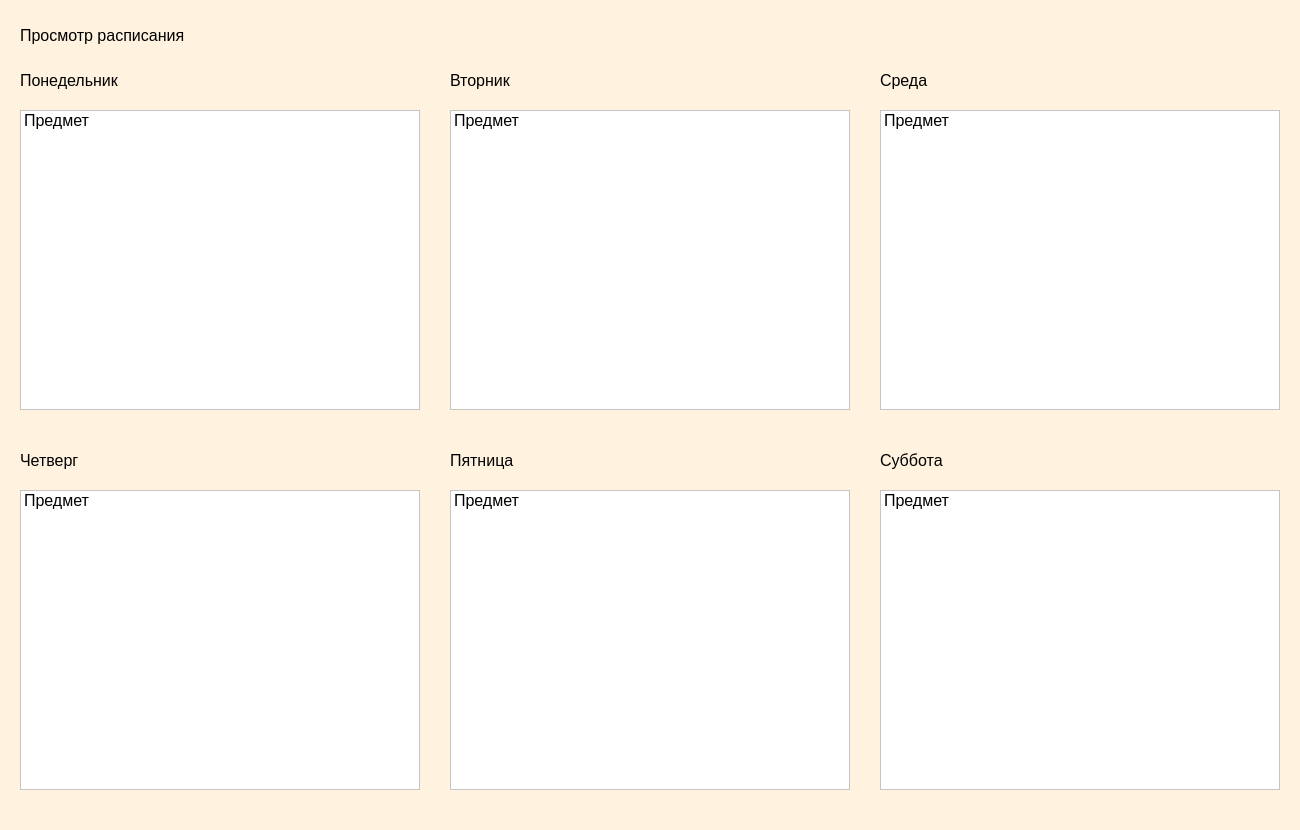
<?xml version="1.0" encoding="UTF-8"?>
<ui version="4.0">
 <class>Form</class>
 <widget class="QWidget" name="Form">
  <property name="geometry">
   <rect>
    <x>0</x>
    <y>0</y>
    <width>1300</width>
    <height>830</height>
   </rect>
  </property>
  <property name="windowTitle">
   <string>Form</string>
  </property>
  <property name="styleSheet">
   <string notr="true">background-color: rgb(255, 242, 222);</string>
  </property>
  <widget class="QLabel" name="label">
   <property name="geometry">
    <rect>
     <x>20</x>
     <y>60</y>
     <width>191</width>
     <height>41</height>
    </rect>
   </property>
   <property name="font">
    <font>
     <pointsize>12</pointsize>
    </font>
   </property>
   <property name="text">
    <string>Понедельник</string>
   </property>
  </widget>
  <widget class="QListWidget" name="list_monday">
   <property name="geometry">
    <rect>
     <x>20</x>
     <y>110</y>
     <width>400</width>
     <height>300</height>
    </rect>
   </property>
   <property name="font">
    <font>
     <pointsize>12</pointsize>
    </font>
   </property>
   <property name="styleSheet">
    <string notr="true">background-color: rgb(255, 255, 255);</string>
   </property>
   <item>
    <property name="text">
     <string>Предмет</string>
    </property>
    <property name="font">
     <font>
      <pointsize>12</pointsize>
     </font>
    </property>
   </item>
  </widget>
  <widget class="QListWidget" name="list_tuesday">
   <property name="geometry">
    <rect>
     <x>450</x>
     <y>110</y>
     <width>400</width>
     <height>300</height>
    </rect>
   </property>
   <property name="font">
    <font>
     <pointsize>12</pointsize>
    </font>
   </property>
   <property name="styleSheet">
    <string notr="true">background-color: rgb(255, 255, 255);</string>
   </property>
   <item>
    <property name="text">
     <string>Предмет</string>
    </property>
    <property name="font">
     <font>
      <pointsize>12</pointsize>
     </font>
    </property>
   </item>
  </widget>
  <widget class="QListWidget" name="list_wednesday">
   <property name="geometry">
    <rect>
     <x>880</x>
     <y>110</y>
     <width>400</width>
     <height>300</height>
    </rect>
   </property>
   <property name="font">
    <font>
     <pointsize>12</pointsize>
    </font>
   </property>
   <property name="styleSheet">
    <string notr="true">background-color: rgb(255, 255, 255);</string>
   </property>
   <item>
    <property name="text">
     <string>Предмет</string>
    </property>
    <property name="font">
     <font>
      <pointsize>12</pointsize>
     </font>
    </property>
   </item>
  </widget>
  <widget class="QLabel" name="label_2">
   <property name="geometry">
    <rect>
     <x>450</x>
     <y>60</y>
     <width>191</width>
     <height>41</height>
    </rect>
   </property>
   <property name="font">
    <font>
     <pointsize>12</pointsize>
    </font>
   </property>
   <property name="text">
    <string>Вторник</string>
   </property>
  </widget>
  <widget class="QLabel" name="label_3">
   <property name="geometry">
    <rect>
     <x>880</x>
     <y>60</y>
     <width>191</width>
     <height>41</height>
    </rect>
   </property>
   <property name="font">
    <font>
     <pointsize>12</pointsize>
    </font>
   </property>
   <property name="text">
    <string>Среда</string>
   </property>
  </widget>
  <widget class="QLabel" name="label_4">
   <property name="geometry">
    <rect>
     <x>20</x>
     <y>440</y>
     <width>191</width>
     <height>41</height>
    </rect>
   </property>
   <property name="font">
    <font>
     <pointsize>12</pointsize>
    </font>
   </property>
   <property name="text">
    <string>Четверг</string>
   </property>
  </widget>
  <widget class="QListWidget" name="list_thursday">
   <property name="geometry">
    <rect>
     <x>20</x>
     <y>490</y>
     <width>400</width>
     <height>300</height>
    </rect>
   </property>
   <property name="font">
    <font>
     <pointsize>12</pointsize>
    </font>
   </property>
   <property name="styleSheet">
    <string notr="true">background-color: rgb(255, 255, 255);</string>
   </property>
   <item>
    <property name="text">
     <string>Предмет</string>
    </property>
    <property name="font">
     <font>
      <pointsize>12</pointsize>
     </font>
    </property>
   </item>
  </widget>
  <widget class="QListWidget" name="list_friday">
   <property name="geometry">
    <rect>
     <x>450</x>
     <y>490</y>
     <width>400</width>
     <height>300</height>
    </rect>
   </property>
   <property name="font">
    <font>
     <pointsize>12</pointsize>
    </font>
   </property>
   <property name="styleSheet">
    <string notr="true">background-color: rgb(255, 255, 255);</string>
   </property>
   <item>
    <property name="text">
     <string>Предмет</string>
    </property>
    <property name="font">
     <font>
      <pointsize>12</pointsize>
     </font>
    </property>
   </item>
  </widget>
  <widget class="QListWidget" name="list_saturday">
   <property name="geometry">
    <rect>
     <x>880</x>
     <y>490</y>
     <width>400</width>
     <height>300</height>
    </rect>
   </property>
   <property name="font">
    <font>
     <pointsize>12</pointsize>
    </font>
   </property>
   <property name="styleSheet">
    <string notr="true">background-color: rgb(255, 255, 255);</string>
   </property>
   <item>
    <property name="text">
     <string>Предмет</string>
    </property>
    <property name="font">
     <font>
      <pointsize>12</pointsize>
     </font>
    </property>
   </item>
  </widget>
  <widget class="QLabel" name="label_5">
   <property name="geometry">
    <rect>
     <x>450</x>
     <y>440</y>
     <width>191</width>
     <height>41</height>
    </rect>
   </property>
   <property name="font">
    <font>
     <pointsize>12</pointsize>
    </font>
   </property>
   <property name="text">
    <string>Пятница</string>
   </property>
  </widget>
  <widget class="QLabel" name="label_6">
   <property name="geometry">
    <rect>
     <x>880</x>
     <y>440</y>
     <width>191</width>
     <height>41</height>
    </rect>
   </property>
   <property name="font">
    <font>
     <pointsize>12</pointsize>
    </font>
   </property>
   <property name="text">
    <string>Суббота</string>
   </property>
  </widget>
  <widget class="QLabel" name="label_7">
   <property name="geometry">
    <rect>
     <x>20</x>
     <y>20</y>
     <width>261</width>
     <height>31</height>
    </rect>
   </property>
   <property name="font">
    <font>
     <pointsize>12</pointsize>
    </font>
   </property>
   <property name="text">
    <string>Просмотр расписания</string>
   </property>
  </widget>
 </widget>
 <resources/>
 <connections/>
</ui>
